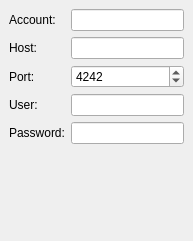
<ui version="4.0" >
 <class>EditCoreAcctDlg</class>
 <widget class="QDialog" name="EditCoreAcctDlg" >
  <property name="geometry" >
   <rect>
    <x>0</x>
    <y>0</y>
    <width>193</width>
    <height>241</height>
   </rect>
  </property>
  <property name="windowTitle" >
   <string>Edit Core Account</string>
  </property>
  <layout class="QVBoxLayout" >
   <property name="margin" >
    <number>9</number>
   </property>
   <property name="spacing" >
    <number>6</number>
   </property>
   <item>
    <layout class="QGridLayout" >
     <property name="margin" >
      <number>0</number>
     </property>
     <property name="spacing" >
      <number>6</number>
     </property>
     <item row="2" column="0" >
      <widget class="QLabel" name="portLabel" >
       <property name="text" >
        <string>Port:</string>
       </property>
      </widget>
     </item>
     <item row="1" column="0" >
      <widget class="QLabel" name="hostLabel" >
       <property name="text" >
        <string>Host:</string>
       </property>
      </widget>
     </item>
     <item row="4" column="0" >
      <widget class="QLabel" name="passwdLabel" >
       <property name="text" >
        <string>Password:</string>
       </property>
      </widget>
     </item>
     <item row="1" column="1" >
      <widget class="QLineEdit" name="hostEdit" />
     </item>
     <item row="0" column="1" >
      <widget class="QLineEdit" name="accountEdit" />
     </item>
     <item row="3" column="1" >
      <widget class="QLineEdit" name="userEdit" />
     </item>
     <item row="0" column="0" >
      <widget class="QLabel" name="accountLabel" >
       <property name="text" >
        <string>Account:</string>
       </property>
      </widget>
     </item>
     <item row="4" column="1" >
      <widget class="QLineEdit" name="passwdEdit" >
       <property name="echoMode" >
        <enum>QLineEdit::Password</enum>
       </property>
      </widget>
     </item>
     <item row="2" column="1" >
      <widget class="QSpinBox" name="port" >
       <property name="maximum" >
        <number>65535</number>
       </property>
       <property name="minimum" >
        <number>1024</number>
       </property>
       <property name="value" >
        <number>4242</number>
       </property>
      </widget>
     </item>
     <item row="3" column="0" >
      <widget class="QLabel" name="userLabel" >
       <property name="text" >
        <string>User:</string>
       </property>
      </widget>
     </item>
    </layout>
   </item>
   <item>
    <spacer>
     <property name="orientation" >
      <enum>Qt::Vertical</enum>
     </property>
     <property name="sizeHint" >
      <size>
       <width>20</width>
       <height>40</height>
      </size>
     </property>
    </spacer>
   </item>
  </layout>
 </widget>
 <tabstops>
  <tabstop>accountEdit</tabstop>
  <tabstop>hostEdit</tabstop>
  <tabstop>port</tabstop>
  <tabstop>userEdit</tabstop>
  <tabstop>passwdEdit</tabstop>
 </tabstops>
 <resources/>
 <connections/>
</ui>
